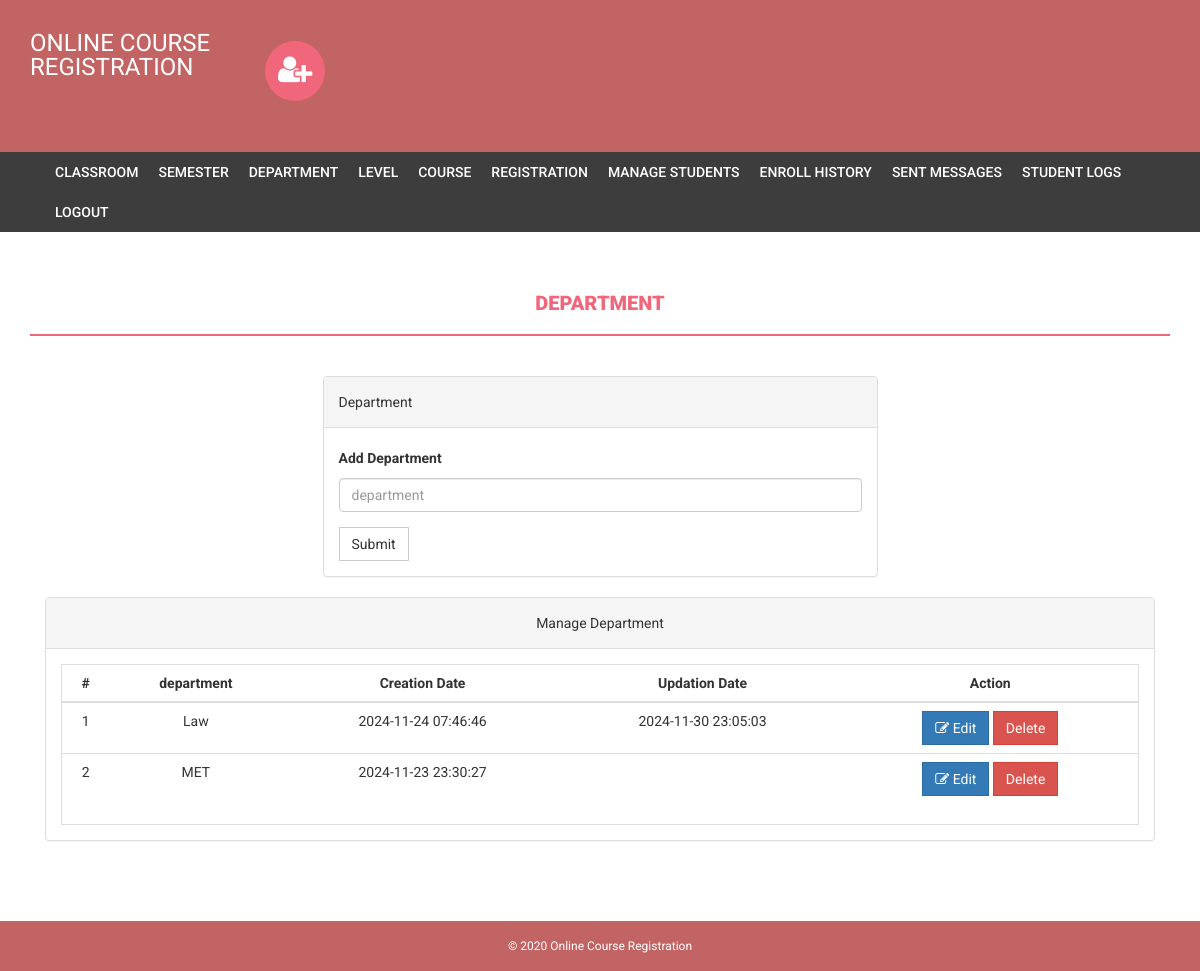
The page /admin/department.php (signed in) on the database its author committed.
### tables this page shows
CREATE TABLE `department` (
  `id` int(11) NOT NULL,
  `department` varchar(255) NOT NULL,
  `creationDate` timestamp NOT NULL DEFAULT current_timestamp(),
  `updationDate` varchar(255) NOT NULL
);

### admin/department.php (the view, shortened to what this page needs)
<?php
if(strlen($_SESSION['alogin'])==0)
    {
header('location:index.php');
}
else{
?>
<!DOCTYPE html>
<html xmlns="http://www.w3.org/1999/xhtml">
<head>
    <link href="assets/css/bootstrap.css" rel="stylesheet" />
    <link href="assets/css/font-awesome.css" rel="stylesheet" />
    <link href="assets/css/style.css" rel="stylesheet" />
</head>
<body>
<?php include('includes/header.php');?>
<?php if($_SESSION['alogin']!="")
{
 include('includes/menubar.php');
}
 ?>
    <div class="content-wrapper">
        <div class="container">
              <div class="row">
                    <div class="col-md-12">
                        <h1 class="page-head-line">Department  </h1>
                    </div>
                </div>
                <div class="row" >
                  <div class="col-md-3"></div>
                    <div class="col-md-6">
                        <div class="panel panel-default">
                        <div class="panel-heading">
                           Department
                        </div>
                        <div class="panel-body">
                       <form name="dept" method="post">
   <div class="form-group">
    <label for="department">Add Department  </label>
    <input type="text" class="form-control" id="department" name="department" placeholder="department" required />
  </div>
 <button type="submit" name="submit" class="btn btn-default">Submit</button>
</form>
                            </div>
                            </div>
                    </div>
                </div>
                <div class="col-md-12">
                    <div class="panel panel-default">
                        <div class="panel-heading">
                            Manage Department
                        </div>
                        <div class="panel-body">
                            <div class="table-responsive table-bordered">
                                <table class="table">
                                    <thead>
                                        <tr>
                                            <th>#</th>
                                            <th>department</th>
                                            <th>Creation Date</th>
                                            <th>Updation Date</th>
                                            <th>Action</th>
                                        </tr>
                                    </thead>
                                    <tbody>
<?php
$sql=mysqli_query($bd, "select * from department");
$cnt=1;
while($row=mysqli_fetch_array($sql))
{
?>
                                        <tr>
                                            <td><?php echo $cnt;?></td>
                                            <td><?php echo htmlentities($row['department']);?></td>
                                            <td><?php echo htmlentities($row['creationDate']);?></td>
                                            <td><?php echo htmlentities($row['updationDate']);?></td>
                                            <td>
                                            <a href="edit-department.php?id=<?php echo $row['id']; ?>">
            <button class="btn btn-primary"><i class="fa fa-edit"></i> Edit</button>
        </a>
  <a href="department.php?id=<?php echo $row['id']?>&del=delete" onClick="return confirm('Are you sure you want to delete?')">
                                            <button class="btn btn-danger">Delete</button>
</a>
                                            </td>
                                        </tr>
<?php
$cnt++;
} ?>
                                    </tbody>
                                </table>
                            </div>
                        </div>
                    </div>
                </div>
            </div>
        </div>
  <?php include('includes/footer.php');?>
</body>
</html>
<?php } ?>

### admin/assets/css/style.css (style rules this page uses)
body { font-family: 'Roboto', sans-serif; line-height: 30px; }
.content-wrapper { margin-top: 40px; min-height: 600px; padding-bottom: 60px; }
.page-head-line { font-weight: 900; padding-bottom: 20px; border-bottom: 2px solid #F0677C; text-transform: uppercase; color: #F0677C; font-size: 20px; margin-bottom: 40px; }
.btn { border-radius: 0px; -webkit-border-radius: 0px; -moz-border-radius: 0px; }

### admin/department.php (style rules this page uses)
.table td, .table th { vertical-align: middle; text-align: center; }

### admin/includes/footer.php (style rules this page uses)
.col-md-12 { text-align: center; }

### rows shown on the page
department: department "Law", creationDate "2024-11-24 07:46:46", updationDate "2024-11-30 23:05:03"
department: department "MET", creationDate "2024-11-23 23:30:27"
